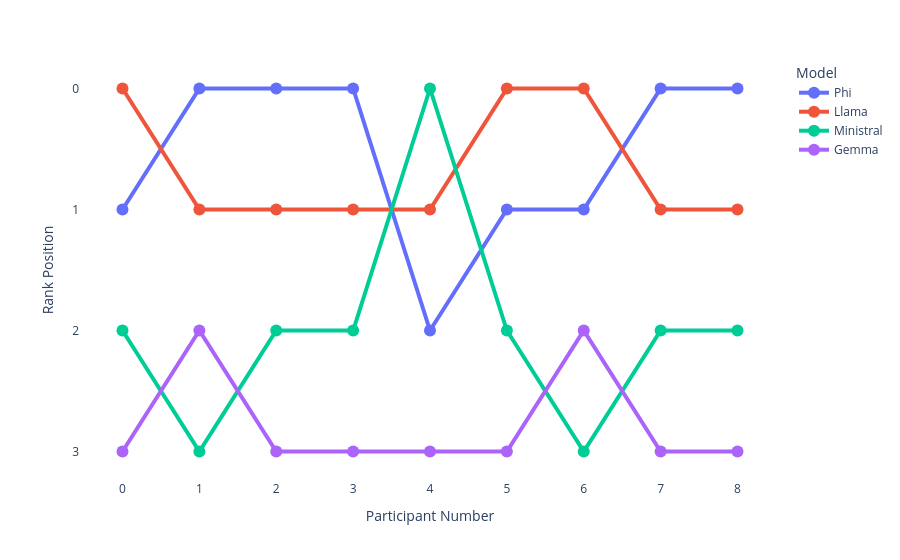

The cell this chart's notebook holds for it:
### Code cell
import plotly.express as px
import pandas as pd

data = {
    "Participant": [0, 1, 2, 3, 4, 5, 6, 7, 8] * 4,
    "Model": ["Phi"]*9 + ["Llama"]*9 + ["Ministral"]*9 + ["Gemma"]*9,
    "Rank": [4 - x for x in [3, 4, 4, 4, 2, 3, 3, 4, 4, # Phi
             4, 3, 3, 3, 3, 4, 4, 3, 3, # Llama
             2, 1, 2, 2, 4, 2, 1, 2, 2, # Ministral
             1, 2, 1, 1, 1, 1, 2, 1, 1, # Gemma
             ]]   
}
df = pd.DataFrame(data)

# build Bump Chart
fig = px.line(
    df, 
    x="Participant", 
    y="Rank", 
    color="Model", 
    markers=True,
    category_orders={"Participant": [0, 1, 2, 3, 4, 5, 6, 7, 8]}
)

# formatting for ranking data
fig.update_layout(
    yaxis=dict(
        autorange="reversed",  # Rank 1 at the top
        tick0=1,
        dtick=1,
        title="Rank Position"
    ),
    xaxis=dict(
        dtick=1,
        title="Participant Number"
    ),
    hovermode="x unified",
    paper_bgcolor="rgba(0,0,0,0)",
    plot_bgcolor="rgba(0,0,0,0)"
)

# Increase marker size and line width for better visibility
fig.update_traces(line=dict(width=4), marker=dict(size=12))

fig.show()

### Figure 1 — Plotly figure (JSON) as saved in the notebook; plotly's stock layout.template omitted (floating-point values rounded to 4 significant figures)
{"data": [{"hovertemplate": "Model=Phi<br>Participant=%{x}<br>Rank=%{y}<extra></extra>", "legendgroup": "Phi", "line": {"color": "#636efa", "dash": "solid", "width": 4}, "marker": {"size": 12, "symbol": "circle"}, "mode": "lines+markers", "name": "Phi", "orientation": "v", "showlegend": true, "type": "scatter", "x": [0, 1, 2, 3, 4, 5, 6, 7, 8], "xaxis": "x", "y": [1, 0, 0, 0, 2, 1, 1, 0, 0], "yaxis": "y"}, {"hovertemplate": "Model=Llama<br>Participant=%{x}<br>Rank=%{y}<extra></extra>", "legendgroup": "Llama", "line": {"color": "#EF553B", "dash": "solid", "width": 4}, "marker": {"size": 12, "symbol": "circle"}, "mode": "lines+markers", "name": "Llama", "orientation": "v", "showlegend": true, "type": "scatter", "x": [0, 1, 2, 3, 4, 5, 6, 7, 8], "xaxis": "x", "y": [0, 1, 1, 1, 1, 0, 0, 1, 1], "yaxis": "y"}, {"hovertemplate": "Model=Ministral<br>Participant=%{x}<br>Rank=%{y}<extra></extra>", "legendgroup": "Ministral", "line": {"color": "#00cc96", "dash": "solid", "width": 4}, "marker": {"size": 12, "symbol": "circle"}, "mode": "lines+markers", "name": "Ministral", "orientation": "v", "showlegend": true, "type": "scatter", "x": [0, 1, 2, 3, 4, 5, 6, 7, 8], "xaxis": "x", "y": [2, 3, 2, 2, 0, 2, 3, 2, 2], "yaxis": "y"}, {"hovertemplate": "Model=Gemma<br>Participant=%{x}<br>Rank=%{y}<extra></extra>", "legendgroup": "Gemma", "line": {"color": "#ab63fa", "dash": "solid", "width": 4}, "marker": {"size": 12, "symbol": "circle"}, "mode": "lines+markers", "name": "Gemma", "orientation": "v", "showlegend": true, "type": "scatter", "x": [0, 1, 2, 3, 4, 5, 6, 7, 8], "xaxis": "x", "y": [3, 2, 3, 3, 3, 3, 2, 3, 3], "yaxis": "y"}], "layout": {"hovermode": "x unified", "legend": {"title": {"text": "Model"}, "tracegroupgap": 0}, "margin": {"t": 60}, "paper_bgcolor": "rgba(0,0,0,0)", "plot_bgcolor": "rgba(0,0,0,0)", "xaxis": {"anchor": "y", "categoryarray": [0, 1, 2, 3, 4, 5, 6, 7, 8], "categoryorder": "array", "domain": [0, 1], "dtick": 1, "title": {"text": "Participant Number"}}, "yaxis": {"anchor": "x", "autorange": "reversed", "domain": [0, 1], "dtick": 1, "tick0": 1, "title": {"text": "Rank Position"}}}}
